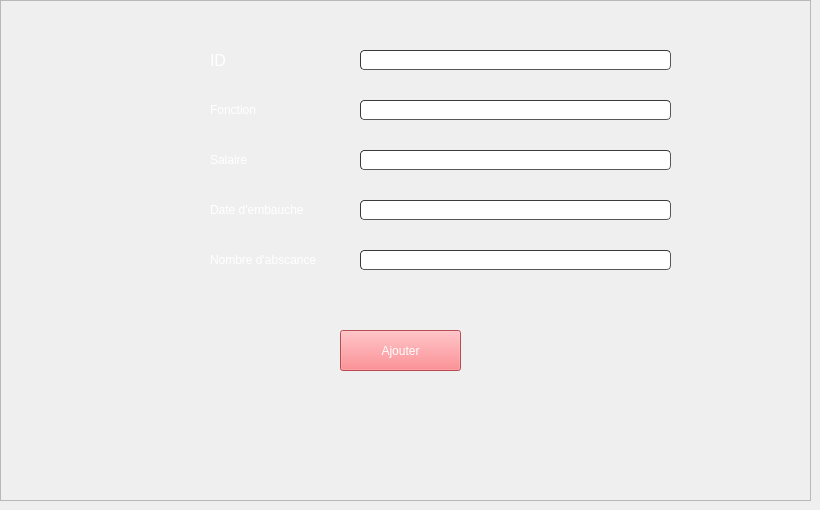
     <widget class="QWidget" name="tab_6">
      <attribute name="title">
       <string>Ajout des  listes de suivis</string>
      </attribute>
      <widget class="QLineEdit" name="lineEdit_8">
       <property name="geometry">
        <rect>
         <x>360</x>
         <y>50</y>
         <width>311</width>
         <height>20</height>
        </rect>
       </property>
       <property name="styleSheet">
        <string notr="true">border-width: 1px; border-radius: 4px;
color: rgb(255, 255, 255);
	border-color: rgb(58, 58, 58);
	border-style: inset;
	padding: 0 8px;

	selection-background-color: rgb(187, 187, 187);
	selection-color: rgb(60, 63, 65);</string>
       </property>
       <property name="placeholderText">
        <string>ID (de 6 chiffres)</string>
       </property>
      </widget>
      <widget class="QLineEdit" name="lineEdit_9">
       <property name="geometry">
        <rect>
         <x>360</x>
         <y>100</y>
         <width>311</width>
         <height>20</height>
        </rect>
       </property>
       <property name="styleSheet">
        <string notr="true">border-width: 1px; border-radius: 4px;
color: rgb(255, 255, 255);
	border-color: rgb(58, 58, 58);
	border-style: inset;
	padding: 0 8px;

	selection-background-color: rgb(187, 187, 187);
	selection-color: rgb(60, 63, 65);</string>
       </property>
       <property name="placeholderText">
        <string>FONCTION</string>
       </property>
      </widget>
      <widget class="QLineEdit" name="lineEdit_10">
       <property name="geometry">
        <rect>
         <x>360</x>
         <y>150</y>
         <width>311</width>
         <height>20</height>
        </rect>
       </property>
       <property name="styleSheet">
        <string notr="true">border-width: 1px; border-radius: 4px;
color: rgb(255, 255, 255);
	border-color: rgb(58, 58, 58);
	border-style: inset;
	padding: 0 8px;

	selection-background-color: rgb(187, 187, 187);
	selection-color: rgb(60, 63, 65);</string>
       </property>
       <property name="placeholderText">
        <string>SALAIRE</string>
       </property>
      </widget>
      <widget class="QLineEdit" name="lineEdit_12">
       <property name="geometry">
        <rect>
         <x>360</x>
         <y>250</y>
         <width>311</width>
         <height>20</height>
        </rect>
       </property>
       <property name="styleSheet">
        <string notr="true">border-width: 1px; border-radius: 4px;
color: rgb(255, 255, 255);
	border-color: rgb(58, 58, 58);
	border-style: inset;
	padding: 0 8px;

	selection-background-color: rgb(187, 187, 187);
	selection-color: rgb(60, 63, 65);</string>
       </property>
      </widget>
      <widget class="QLabel" name="label_9">
       <property name="geometry">
        <rect>
         <x>210</x>
         <y>40</y>
         <width>111</width>
         <height>41</height>
        </rect>
       </property>
       <property name="styleSheet">
        <string notr="true">font: 75 11pt &quot;MS Shell Dlg 2&quot;;</string>
       </property>
       <property name="text">
        <string>&lt;html&gt;&lt;head/&gt;&lt;body&gt;&lt;p&gt;&lt;span style=&quot; font-size:12pt; font-weight:400; color:#ffffff;&quot;&gt;ID&lt;/span&gt;&lt;/p&gt;&lt;/body&gt;&lt;/html&gt;</string>
       </property>
      </widget>
      <widget class="QLabel" name="label_10">
       <property name="geometry">
        <rect>
         <x>210</x>
         <y>90</y>
         <width>111</width>
         <height>41</height>
        </rect>
       </property>
       <property name="styleSheet">
        <string notr="true">font: 75 11pt &quot;MS Shell Dlg 2&quot;;</string>
       </property>
       <property name="text">
        <string>&lt;html&gt;&lt;head/&gt;&lt;body&gt;&lt;p&gt;&lt;span style=&quot; font-weight:400; color:#ffffff;&quot;&gt;Fonction&lt;/span&gt;&lt;/p&gt;&lt;/body&gt;&lt;/html&gt;</string>
       </property>
      </widget>
      <widget class="QLabel" name="label_11">
       <property name="geometry">
        <rect>
         <x>210</x>
         <y>140</y>
         <width>111</width>
         <height>41</height>
        </rect>
       </property>
       <property name="styleSheet">
        <string notr="true">font: 75 11pt &quot;MS Shell Dlg 2&quot;;</string>
       </property>
       <property name="text">
        <string>&lt;html&gt;&lt;head/&gt;&lt;body&gt;&lt;p&gt;&lt;span style=&quot; font-weight:400; color:#ffffff;&quot;&gt;Salaire&lt;/span&gt;&lt;/p&gt;&lt;/body&gt;&lt;/html&gt;</string>
       </property>
      </widget>
      <widget class="QLabel" name="label_12">
       <property name="geometry">
        <rect>
         <x>210</x>
         <y>190</y>
         <width>131</width>
         <height>41</height>
        </rect>
       </property>
       <property name="styleSheet">
        <string notr="true">font: 75 11pt &quot;MS Shell Dlg 2&quot;;</string>
       </property>
       <property name="text">
        <string>&lt;html&gt;&lt;head/&gt;&lt;body&gt;&lt;p&gt;&lt;span style=&quot; font-weight:400; color:#ffffff;&quot;&gt;Date d'embauche&lt;/span&gt;&lt;/p&gt;&lt;/body&gt;&lt;/html&gt;</string>
       </property>
      </widget>
      <widget class="QLabel" name="label_13">
       <property name="geometry">
        <rect>
         <x>210</x>
         <y>240</y>
         <width>151</width>
         <height>41</height>
        </rect>
       </property>
       <property name="styleSheet">
        <string notr="true">font: 75 11pt &quot;MS Shell Dlg 2&quot;;</string>
       </property>
       <property name="text">
        <string>&lt;html&gt;&lt;head/&gt;&lt;body&gt;&lt;p&gt;&lt;span style=&quot; font-weight:400; color:#ffffff;&quot;&gt;Nombre d'abscance&lt;/span&gt;&lt;/p&gt;&lt;/body&gt;&lt;/html&gt;</string>
       </property>
      </widget>
      <widget class="QLineEdit" name="lineEdit_11">
       <property name="geometry">
        <rect>
         <x>360</x>
         <y>200</y>
         <width>311</width>
         <height>20</height>
        </rect>
       </property>
       <property name="styleSheet">
        <string notr="true">border-width: 1px; border-radius: 4px;
color: rgb(255, 255, 255);
	border-color: rgb(58, 58, 58);
	border-style: inset;
	padding: 0 8px;

	selection-background-color: rgb(187, 187, 187);
	selection-color: rgb(60, 63, 65);</string>
       </property>
       <property name="placeholderText">
        <string>DD/MM/YYYY</string>
       </property>
      </widget>
      <widget class="QFrame" name="frame_2">
       <property name="geometry">
        <rect>
         <x>0</x>
         <y>0</y>
         <width>811</width>
         <height>501</height>
        </rect>
       </property>
       <property name="frameShape">
        <enum>QFrame::StyledPanel</enum>
       </property>
       <property name="frameShadow">
        <enum>QFrame::Raised</enum>
       </property>
       <widget class="QPushButton" name="pushButton_ajout_fiches">
        <property name="geometry">
         <rect>
          <x>340</x>
          <y>330</y>
          <width>121</width>
          <height>41</height>
         </rect>
        </property>
        <property name="palette">
         <palette>
          <active>
           <colorrole role="WindowText">
            <brush brushstyle="SolidPattern">
             <color alpha="255">
              <red>255</red>
              <green>255</green>
              <blue>255</blue>
             </color>
            </brush>
           </colorrole>
           <colorrole role="Button">
            <brush brushstyle="SolidPattern">
             <color alpha="255">
              <red>255</red>
              <green>107</green>
              <blue>114</blue>
             </color>
            </brush>
           </colorrole>
           <colorrole role="Text">
            <brush brushstyle="SolidPattern">
             <color alpha="255">
              <red>255</red>
              <green>255</green>
              <blue>255</blue>
             </color>
            </brush>
           </colorrole>
           <colorrole role="ButtonText">
            <brush brushstyle="SolidPattern">
             <color alpha="255">
              <red>255</red>
              <green>255</green>
              <blue>255</blue>
             </color>
            </brush>
           </colorrole>
           <colorrole role="Base">
            <brush brushstyle="SolidPattern">
             <color alpha="255">
              <red>255</red>
              <green>107</green>
              <blue>114</blue>
             </color>
            </brush>
           </colorrole>
           <colorrole role="Window">
            <brush brushstyle="SolidPattern">
             <color alpha="255">
              <red>255</red>
              <green>107</green>
              <blue>114</blue>
             </color>
            </brush>
           </colorrole>
           <colorrole role="PlaceholderText">
            <brush brushstyle="NoBrush">
             <color alpha="128">
              <red>255</red>
              <green>255</green>
              <blue>255</blue>
             </color>
            </brush>
           </colorrole>
          </active>
          <inactive>
           <colorrole role="WindowText">
            <brush brushstyle="SolidPattern">
             <color alpha="255">
              <red>255</red>
              <green>255</green>
              <blue>255</blue>
             </color>
            </brush>
           </colorrole>
           <colorrole role="Button">
            <brush brushstyle="SolidPattern">
             <color alpha="255">
              <red>255</red>
              <green>107</green>
              <blue>114</blue>
             </color>
            </brush>
           </colorrole>
           <colorrole role="Text">
            <brush brushstyle="SolidPattern">
             <color alpha="255">
              <red>255</red>
              <green>255</green>
              <blue>255</blue>
             </color>
            </brush>
           </colorrole>
           <colorrole role="ButtonText">
            <brush brushstyle="SolidPattern">
             <color alpha="255">
              <red>255</red>
              <green>255</green>
              <blue>255</blue>
             </color>
            </brush>
           </colorrole>
           <colorrole role="Base">
            <brush brushstyle="SolidPattern">
             <color alpha="255">
              <red>255</red>
              <green>107</green>
              <blue>114</blue>
             </color>
            </brush>
           </colorrole>
           <colorrole role="Window">
            <brush brushstyle="SolidPattern">
             <color alpha="255">
              <red>255</red>
              <green>107</green>
              <blue>114</blue>
             </color>
            </brush>
           </colorrole>
           <colorrole role="PlaceholderText">
            <brush brushstyle="NoBrush">
             <color alpha="128">
              <red>255</red>
              <green>255</green>
              <blue>255</blue>
             </color>
            </brush>
           </colorrole>
          </inactive>
          <disabled>
           <colorrole role="WindowText">
            <brush brushstyle="SolidPattern">
             <color alpha="255">
              <red>255</red>
              <green>255</green>
              <blue>255</blue>
             </color>
            </brush>
           </colorrole>
           <colorrole role="Button">
            <brush brushstyle="SolidPattern">
             <color alpha="255">
              <red>255</red>
              <green>107</green>
              <blue>114</blue>
             </color>
            </brush>
           </colorrole>
           <colorrole role="Text">
            <brush brushstyle="SolidPattern">
             <color alpha="255">
              <red>255</red>
              <green>255</green>
              <blue>255</blue>
             </color>
            </brush>
           </colorrole>
           <colorrole role="ButtonText">
            <brush brushstyle="SolidPattern">
             <color alpha="255">
              <red>255</red>
              <green>255</green>
              <blue>255</blue>
             </color>
            </brush>
           </colorrole>
           <colorrole role="Base">
            <brush brushstyle="SolidPattern">
             <color alpha="255">
              <red>255</red>
              <green>107</green>
              <blue>114</blue>
             </color>
            </brush>
           </colorrole>
           <colorrole role="Window">
            <brush brushstyle="SolidPattern">
             <color alpha="255">
              <red>255</red>
              <green>107</green>
              <blue>114</blue>
             </color>
            </brush>
           </colorrole>
           <colorrole role="PlaceholderText">
            <brush brushstyle="NoBrush">
             <color alpha="128">
              <red>255</red>
              <green>255</green>
              <blue>255</blue>
             </color>
            </brush>
           </colorrole>
          </disabled>
         </palette>
        </property>
        <property name="text">
         <string>Ajouter</string>
        </property>
        <property name="icon">
         <iconset resource="ressources.qrc">
          <normaloff>:/img/ressources/128362656_213598176780517_3160026623662294284_n.png</normaloff>:/img/ressources/128362656_213598176780517_3160026623662294284_n.png</iconset>
        </property>
        <property name="checkable">
         <bool>false</bool>
        </property>
        <property name="autoRepeat">
         <bool>false</bool>
        </property>
       </widget>
      </widget>
      <zorder>frame_2</zorder>
      <zorder>lineEdit_8</zorder>
      <zorder>lineEdit_9</zorder>
      <zorder>lineEdit_10</zorder>
      <zorder>lineEdit_12</zorder>
      <zorder>label_9</zorder>
      <zorder>label_10</zorder>
      <zorder>label_11</zorder>
      <zorder>label_12</zorder>
      <zorder>label_13</zorder>
      <zorder>lineEdit_11</zorder>
     </widget>
